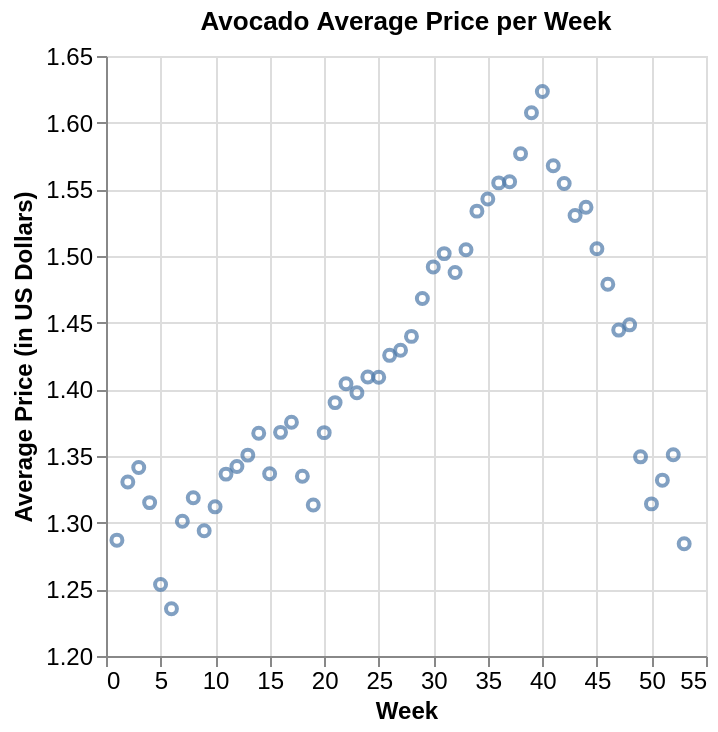

Notebook code for this chart:
### Markdown cell above
Plot average price by week

### Code cell
aggregate_week_plot = alt.Chart(avocado_aggregate).mark_point().encode( # Initialize scatter plot for aggregated avocado prices
    x=alt.X("wk", title="Week"),                    # Set x-axis as week column
    y=alt.Y("average_price")                        # Set y-axis as average price column
        .title("Average Price (in US Dollars)")     # Set title of y-axis
        .scale(zero=False)                          # Set scale of y-axis to not start at zero
).configure_axis(                                   # Configure font sizes for axes
    labelFontSize=12,
    titleFontSize=12
).properties(                                       # Set plot title
    title="Avocado Average Price per Week"
)
aggregate_week_plot                                 # Display plot

### Figure 1 — Vega-Lite specification as saved in the notebook (floating-point values rounded to 4 significant figures)
{"config": {"view": {"continuousWidth": 300, "continuousHeight": 300}, "axis": {"labelFontSize": 12, "titleFontSize": 12}}, "data": {"name": "data-107573efcf32c653f206e7fd1a83aba7"}, "mark": {"type": "point"}, "encoding": {"x": {"field": "wk", "title": "Week", "type": "quantitative"}, "y": {"field": "average_price", "scale": {"zero": false}, "title": "Average Price (in US Dollars)", "type": "quantitative"}}, "title": "Avocado Average Price per Week", "$schema": "https://vega.github.io/schema/vega-lite/v6.1.0.json", "datasets": {"data-107573efcf32c653f206e7fd1a83aba7": [{"wk": 1, "average_price": 1.287, "small_hass_volume": 191300.0, "large_hass_volume": 218600.0, "extra_l_hass_volume": 14570.0, "yr": 2016.0}, {"wk": 2, "average_price": 1.331, "small_hass_volume": 180700.0, "large_hass_volume": 205400.0, "extra_l_hass_volume": 13430.0, "yr": 2016.0}, {"wk": 3, "average_price": 1.341, "small_hass_volume": 186900.0, "large_hass_volume": 210300.0, "extra_l_hass_volume": 14890.0, "yr": 2016.0}, {"wk": 4, "average_price": 1.315, "small_hass_volume": 183400.0, "large_hass_volume": 206800.0, "extra_l_hass_volume": 14990.0, "yr": 2016.0}, {"wk": 5, "average_price": 1.254, "small_hass_volume": 250100.0, "large_hass_volume": 258900.0, "extra_l_hass_volume": 19160.0, "yr": 2016.0}, {"wk": 6, "average_price": 1.235, "small_hass_volume": 258600.0, "large_hass_volume": 265100.0, "extra_l_hass_volume": 21990.0, "yr": 2016.0}, {"wk": 7, "average_price": 1.301, "small_hass_volume": 202500.0, "large_hass_volume": 186900.0, "extra_l_hass_volume": 15940.0, "yr": 2016.0}, {"wk": 8, "average_price": 1.319, "small_hass_volume": 182700.0, "large_hass_volume": 179600.0, "extra_l_hass_volume": 15080.0, "yr": 2016.0}, {"wk": 9, "average_price": 1.294, "small_hass_volume": 201300.0, "large_hass_volume": 202300.0, "extra_l_hass_volume": 16040.0, "yr": 2016.0}, {"wk": 10, "average_price": 1.312, "small_hass_volume": 191600.0, "large_hass_volume": 182800.0, "extra_l_hass_volume": 15730.0, "yr": 2016.0}, {"wk": 11, "average_price": 1.336, "small_hass_volume": 188900.0, "large_hass_volume": 180800.0, "extra_l_hass_volume": 15700.0, "yr": 2016.0}, {"wk": 12, "average_price": 1.342, "small_hass_volume": 189400.0, "large_hass_volume": 195400.0, "extra_l_hass_volume": 16470.0, "yr": 2016.0}, {"wk": 13, "average_price": 1.351, "small_hass_volume": 180900.0, "large_hass_volume": 183500.0, "extra_l_hass_volume": 17040.0, "yr": 2016.0}, {"wk": 14, "average_price": 1.367, "small_hass_volume": 190500.0, "large_hass_volume": 177800.0, "extra_l_hass_volume": 16610.0, "yr": 2016.0}, {"wk": 15, "average_price": 1.337, "small_hass_volume": 201100.0, "large_hass_volume": 182300.0, "extra_l_hass_volume": 16200.0, "yr": 2016.0}, {"wk": 16, "average_price": 1.368, "small_hass_volume": 195800.0, "large_hass_volume": 189800.0, "extra_l_hass_volume": 18360.0, "yr": 2016.0}, {"wk": 17, "average_price": 1.375, "small_hass_volume": 198100.0, "large_hass_volume": 193800.0, "extra_l_hass_volume": 16250.0, "yr": 2016.0}, {"wk": 18, "average_price": 1.335, "small_hass_volume": 231300.0, "large_hass_volume": 236700.0, "extra_l_hass_volume": 16970.0, "yr": 2016.0}, {"wk": 19, "average_price": 1.313, "small_hass_volume": 241200.0, "large_hass_volume": 245300.0, "extra_l_hass_volume": 19520.0, "yr": 2016.0}, {"wk": 20, "average_price": 1.368, "small_hass_volume": 202600.0, "large_hass_volume": 191000.0, "extra_l_hass_volume": 17660.0, "yr": 2016.0}, {"wk": 21, "average_price": 1.39, "small_hass_volume": 202400.0, "large_hass_volume": 193700.0, "extra_l_hass_volume": 16840.0, "yr": 2016.0}, {"wk": 22, "average_price": 1.404, "small_hass_volume": 214300.0, "large_hass_volume": 198000.0, "extra_l_hass_volume": 16970.0, "yr": 2016.0}, {"wk": 23, "average_price": 1.397, "small_hass_volume": 222300.0, "large_hass_volume": 195600.0, "extra_l_hass_volume": 18910.0, "yr": 2016.0}, {"wk": 24, "average_price": 1.409, "small_hass_volume": 215300.0, "large_hass_volume": 186300.0, "extra_l_hass_volume": 17600.0, "yr": 2016.0}, {"wk": 25, "average_price": 1.409, "small_hass_volume": 211700.0, "large_hass_volume": 201600.0, "extra_l_hass_volume": 19650.0, "yr": 2016.0}, {"wk": 26, "average_price": 1.425, "small_hass_volume": 196900.0, "large_hass_volume": 186500.0, "extra_l_hass_volume": 17430.0, "yr": 2016.0}, {"wk": 27, "average_price": 1.429, "small_hass_volume": 210000.0, "large_hass_volume": 204900.0, "extra_l_hass_volume": 20500.0, "yr": 2016.0}, {"wk": 28, "average_price": 1.44, "small_hass_volume": 188200.0, "large_hass_volume": 187500.0, "extra_l_hass_volume": 16070.0, "yr": 2016.0}, {"wk": 29, "average_price": 1.468, "small_hass_volume": 176200.0, "large_hass_volume": 183700.0, "extra_l_hass_volume": 15100.0, "yr": 2016.0}, {"wk": 30, "average_price": 1.492, "small_hass_volume": 174700.0, "large_hass_volume": 181600.0, "extra_l_hass_volume": 13630.0, "yr": 2016.0}, {"wk": 31, "average_price": 1.502, "small_hass_volume": 171800.0, "large_hass_volume": 179900.0, "extra_l_hass_volume": 12550.0, "yr": 2016.0}, {"wk": 32, "average_price": 1.488, "small_hass_volume": 188400.0, "large_hass_volume": 190300.0, "extra_l_hass_volume": 12980.0, "yr": 2016.0}, {"wk": 33, "average_price": 1.505, "small_hass_volume": 184900.0, "large_hass_volume": 187400.0, "extra_l_hass_volume": 13450.0, "yr": 2016.0}, {"wk": 34, "average_price": 1.534, "small_hass_volume": 177300.0, "large_hass_volume": 168200.0, "extra_l_hass_volume": 11300.0, "yr": 2016.0}, {"wk": 35, "average_price": 1.543, "small_hass_volume": 179100.0, "large_hass_volume": 167100.0, "extra_l_hass_volume": 11540.0, "yr": 2016.0}, {"wk": 36, "average_price": 1.555, "small_hass_volume": 189800.0, "large_hass_volume": 181900.0, "extra_l_hass_volume": 11970.0, "yr": 2016.0}, {"wk": 37, "average_price": 1.556, "small_hass_volume": 165800.0, "large_hass_volume": 182000.0, "extra_l_hass_volume": 11480.0, "yr": 2016.0}, {"wk": 38, "average_price": 1.577, "small_hass_volume": 152500.0, "large_hass_volume": 169900.0, "extra_l_hass_volume": 10920.0, "yr": 2016.0}, {"wk": 39, "average_price": 1.607, "small_hass_volume": 141900.0, "large_hass_volume": 169200.0, "extra_l_hass_volume": 10450.0, "yr": 2016.0}, {"wk": 40, "average_price": 1.623, "small_hass_volume": 134300.0, "large_hass_volume": 168900.0, "extra_l_hass_volume": 11170.0, "yr": 2016.0}, {"wk": 41, "average_price": 1.568, "small_hass_volume": 139000.0, "large_hass_volume": 165200.0, "extra_l_hass_volume": 13250.0, "yr": 2016.0}, {"wk": 42, "average_price": 1.554, "small_hass_volume": 137400.0, "large_hass_volume": 171400.0, "extra_l_hass_volume": 11050.0, "yr": 2016.0}, {"wk": 43, "average_price": 1.53, "small_hass_volume": 132100.0, "large_hass_volume": 152600.0, "extra_l_hass_volume": 11070.0, "yr": 2016.0}, {"wk": 44, "average_price": 1.537, "small_hass_volume": 142500.0, "large_hass_volume": 169200.0, "extra_l_hass_volume": 12320.0, "yr": 2016.0}, {"wk": 45, "average_price": 1.506, "small_hass_volume": 147700.0, "large_hass_volume": 157800.0, "extra_l_hass_volume": 11030.0, "yr": 2016.0}, {"wk": 46, "average_price": 1.479, "small_hass_volume": 152300.0, "large_hass_volume": 159900.0, "extra_l_hass_volume": 9297.0, "yr": 2016.0}, {"wk": 47, "average_price": 1.444, "small_hass_volume": 144900.0, "large_hass_volume": 143300.0, "extra_l_hass_volume": 8782.0, "yr": 2016.0}, {"wk": 48, "average_price": 1.448, "small_hass_volume": 129300.0, "large_hass_volume": 129200.0, "extra_l_hass_volume": 7871.0, "yr": 2016.0}, {"wk": 49, "average_price": 1.349, "small_hass_volume": 164500.0, "large_hass_volume": 178500.0, "extra_l_hass_volume": 10380.0, "yr": 2016.0}, {"wk": 50, "average_price": 1.314, "small_hass_volume": 156000.0, "large_hass_volume": 177300.0, "extra_l_hass_volume": 9755.0, "yr": 2016.0}, {"wk": 51, "average_price": 1.332, "small_hass_volume": 146300.0, "large_hass_volume": 161500.0, "extra_l_hass_volume": 11610.0, "yr": 2016.0}, {"wk": 52, "average_price": 1.351, "small_hass_volume": 147500.0, "large_hass_volume": 158000.0, "extra_l_hass_volume": 12140.0, "yr": 2016.0}, {"wk": 53, "average_price": 1.284, "small_hass_volume": 197600.0, "large_hass_volume": 213200.0, "extra_l_hass_volume": 10240.0, "yr": 2017.0}]}}
